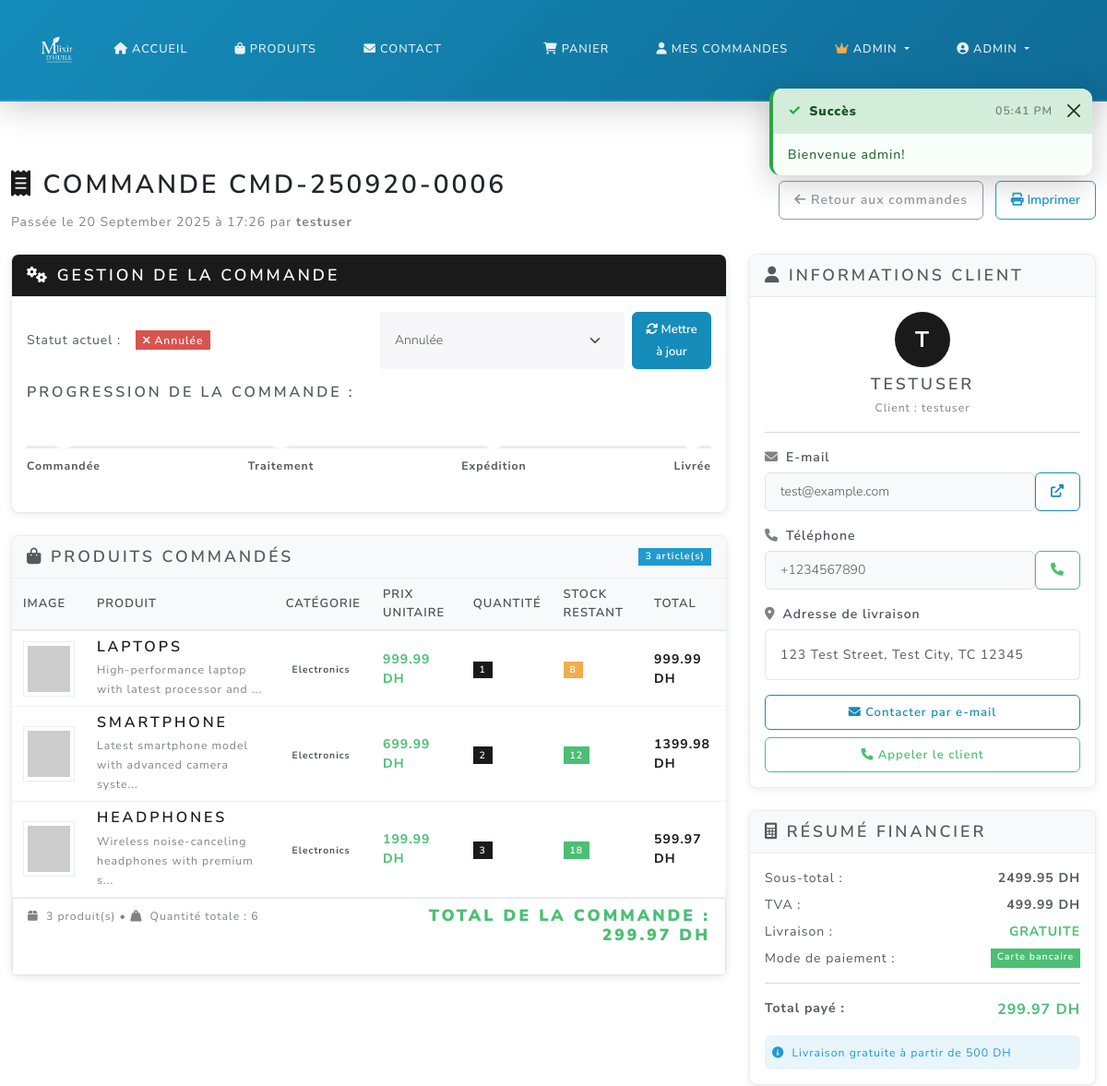
/admin/orders/6 (signed in, upper part), run on an earlier commit of the app's database.
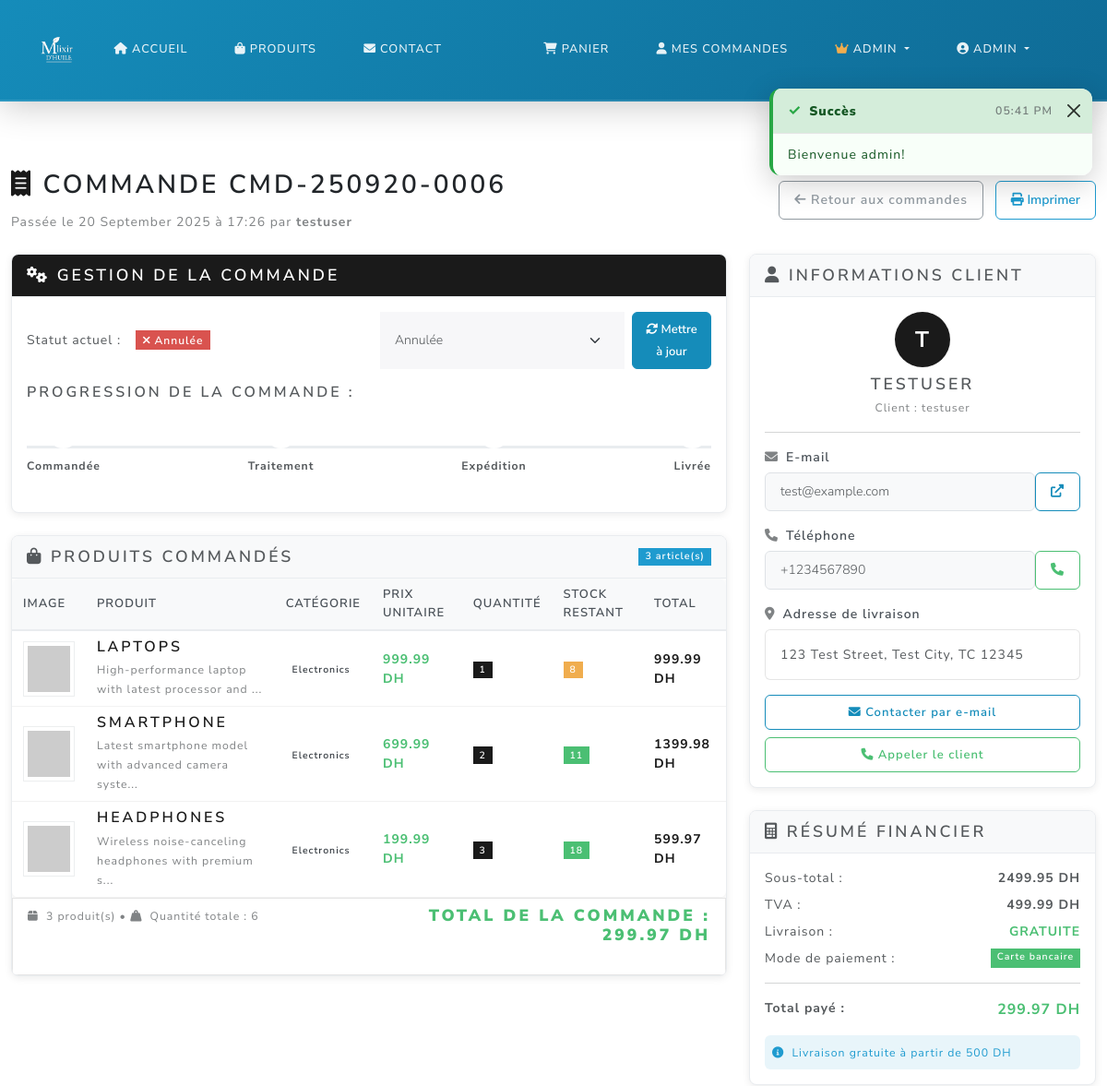
And on a later commit of the database.
### main.py (models this page shows)
class OrderItem(db.Model):
    id = db.Column(db.Integer, primary_key=True)
    order_id = db.Column(db.Integer, db.ForeignKey('order.id'), nullable=False)
    product_id = db.Column(db.Integer, db.ForeignKey('product.id'), nullable=False)
    quantity = db.Column(db.Integer, nullable=False)
    price = db.Column(db.Float, nullable=False)

class Product(db.Model):
    id = db.Column(db.Integer, primary_key=True)
    name = db.Column(db.String(100), nullable=False)
    description = db.Column(db.Text, nullable=False)
    price = db.Column(db.Float, nullable=False)
    image_url = db.Column(db.String(200), default='https://via.placeholder.com/300x200')
    stock = db.Column(db.Integer, default=0)
    category = db.Column(db.String(50), nullable=False)

### main.py (the view)
@app.route('/admin/orders/<int:order_id>')
@login_required
def admin_order_detail(order_id):
    if not current_user.is_admin:
        return redirect_with_toast('home', 'Accès refusé', 'error')
    order = Order.query.get(order_id)
    if not order:
        flash(f'Commande #{order_id} introuvable', 'error')
        return redirect(url_for('admin_orders'))
    order_items = db.session.query(OrderItem, Product)\
        .join(Product, OrderItem.product_id == Product.id)\
        .filter(OrderItem.order_id == order_id)\
        .all()
    settings = get_shipping_settings()
    items_subtotal = sum(item.price * item.quantity for item, product in order_items)
    subtotal = items_subtotal / (1 + settings.tax_rate)  # Remove tax to get base price
    tax = subtotal * settings.tax_rate
    if order.total >= settings.free_shipping_threshold:
        shipping_cost = 0
        free_shipping = True
    else:
        shipping_cost = settings.standard_shipping_cost
        free_shipping = False
    order_breakdown = {
        'subtotal': subtotal,
        'tax': tax,
        'shipping_cost': shipping_cost,
        'free_shipping': free_shipping,
        'currency': settings.currency
    }
    return render_template('admin_order_detail.html',
                         order=order,
                         order_items=order_items,
                         order_breakdown=order_breakdown,
                         settings=settings)

### main.py (called while the page is built, shortened)
@login_manager.user_loader
def load_user(user_id):
    return User.query.get(int(user_id))

@app.context_processor
def inject_toast_messages():
    toast_message = session.pop('toast_message', None)
    toast_type = session.pop('toast_type', None)
    return {
        'toast_message': toast_message,
        'toast_type': toast_type or 'info'
    }

@app.context_processor
def inject_cart_count():
    if current_user.is_authenticated:
        try:
            from sqlalchemy import inspect
            inspector = inspect(db.engine)
            if 'cart' in inspector.get_table_names():
                cart_count = Cart.query.filter_by(user_id=current_user.id).count()
                cart_total_quantity = db.session.query(db.func.sum(Cart.quantity))\
                    .filter_by(user_id=current_user.id).scalar() or 0
                return {
                    'cart_count': cart_count,
                    'cart_total_quantity': int(cart_total_quantity)
                }
        except Exception:
            pass
    return {'cart_count': 0, 'cart_total_quantity': 0}

def get_shipping_settings():
    settings = ShippingSettings.query.first()
    return settings

### templates/admin_order_detail.html (shortened to what the changed rows need)
{% extends "base.html" %}
{% block content %}
<div class="container-fluid py-4">
  {% if order %}
  <div class="d-flex justify-content-between align-items-center mb-4">
    <div>
      <h2>
        <i class="fas fa-receipt text-primary"></i>
        Commande {{ order.title }}
      </h2>
    </div>
  </div>
  <div class="row">
    <div class="col-lg-8">
                {% set progress_width = 25 %}
                {% if order.status == 'processing' %}
                  {% set progress_width = 50 %}
                {% elif order.status == 'shipped' %}
                  {% set progress_width = 75 %}
                {% elif order.status in ['delivered', 'completed'] %}
                  {% set progress_width = 100 %}
                {% elif order.status == 'cancelled' %}
                  {% set progress_width = 0 %}
                {% endif %}
      <div class="card">
        <div class="card-body p-0">
          {% if order_items and order_items|length > 0 %}
          <div class="table-responsive">
            <table class="table table-hover mb-0">
              <thead class="table-light">
                <tr>
                  <th style="width: 80px;">Image</th>
                  <th>Produit</th>
                  <th>Catégorie</th>
                  <th>Prix unitaire</th>
                  <th>Quantité</th>
                  <th>Stock restant</th>
                  <th>Total</th>
                </tr>
              </thead>
              <tbody>
                {% for order_item, product in order_items %}
                <tr>
                  <td>
                    <img src="{{ product.image_url }}" alt="{{ product.name }}"
                         class="img-thumbnail" style="width: 60px; height: 60px; object-fit: cover;"
                         onerror="this.src='https://via.placeholder.com/60x60?text=Aucune+Image';">
                  </td>
                  <td>
                    <div>
                      <h6 class="mb-1">
                        <a href="{{ url_for('product_detail', product_id=product.id) }}"
                           class="text-decoration-none" target="_blank">
                          {{ product.name }}
                        </a>
                      </h6>
                      <small class="text-muted">{{ product.description[:50] }}{{ '...' if product.description|length > 50 else '' }}</small>
                    </div>
                  </td>
                  <td>
                    <span class="badge bg-secondary">{{ product.category }}</span>
                  </td>
                  <td>
                    <strong class="text-success">{{ "%.2f"|format(order_item.price) }} DH</strong>
                  </td>
                  <td>
                    <span class="badge bg-primary">{{ order_item.quantity }}</span>
                  </td>
                  <td>
                    <span class="badge bg-{{ 'success' if product.stock > 10 else 'warning' if product.stock > 0 else 'danger' }}">
                      {{ product.stock }}
                    </span>
                  </td>
                  <td>
                    <strong class="text-primary">{{ "%.2f"|format(order_item.price * order_item.quantity) }} DH</strong>
                  </td>
                </tr>
                {% endfor %}
              </tbody>
            </table>
          </div>
          {% else %}
          <div class="text-center py-4">
            <i class="fas fa-exclamation-triangle fa-2x text-warning mb-2"></i>
            <p class="text-muted">Aucun produit trouvé pour cette commande</p>
          </div>
          {% endif %}
        </div>
      </div>
    </div>
  </div>
  {% endif %}
</div>
{% endblock %}

What changed in the data, as far as the page shows it:
changed through a linked row, OrderItem "SMARTPHONE": stock "12" → "11"
